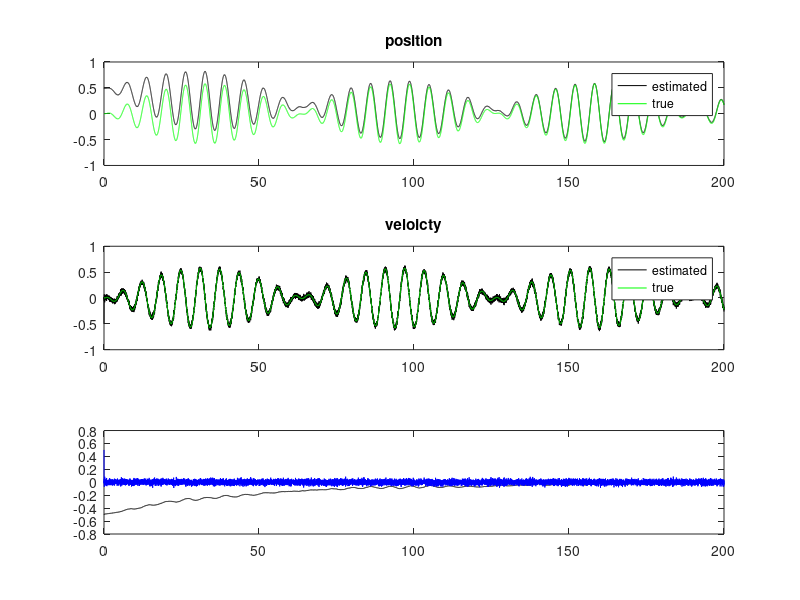

Here is the MATLAB script that generated this plot: (Note: this script raises an error after producing the figure.)
% Demonstration of how, for a system with kindly coupled dynamics,
% you can estimate absolute position from just velocity measurements.
% Observable is observable!

clear all;
close all;
clc

% x1dot = x2  (position velocity relationship)
% x2dot = -k*x1 -b*x2 + u  (simple linear system)
A_true = [0, 1; -2.3, -3.2];
B_true = [0; 1];
sys_true = ss(A_true, B_true, eye(2), 0)

% We'll push the system around in an interesting way
% to get some response data, the state x for T seconds
T = 200;
dt = 0.01;
t = [0 : dt : T];
u = 2 * sin(0.05*t) .* cos(t);
x = lsim(sys_true, u, t);
% plot(t, x(:,1), 'g', t, x(:,2), 'b', t, u, 'r')
% legend('position', 'velocity', 'input')

% Suppose we only have velocity readings
% and our model is imperfect
A = round(A_true);
B = B_true;
C = [0, 1];
D = 0;
sys = ss(A, B, C, D)

% Theory says it's fine
observability = rank(obsv(sys))

% Throw some noise on the velocity values from the previous sim
noise_mag = 0.03;
y = x(:,2) + noise_mag*randn(size(t))';

% Observer system
% change in xhat = predicted xhat + correction feedback
% xhatdot = A*xhat + L*(y - C*xhat)
%         = (A - LC)*xhat + L*y
observer_poles = [0.02; 220] .* eig(A);  % hand tuned
L = place(A', C', observer_poles)'
A_obs = A - L*C;
B_obs = L;
sys_obs = ss(A_obs, B_obs, eye(2), 0);

% Have it track state, with incorrect initial condition
xhat0 = [0.5, -0.5];
xhat = lsim(sys_obs, y, t, xhat0);

% Velocity filtering effect
figure;
subplot(3,1,2);
plot(t, xhat(:,2), 'k', t, x(:,2), 'g');
legend('estimated', 'true');
title('veloicty');

% Position reconstruction effect
subplot(3,1,1);
plot(t, xhat(:,1), 'k', t, x(:,1), 'g');
legend('estimated', 'true');
title('position');

% Estimation errors
subplot(3,1,3);
plot(t, x(:,1)-xhat(:,1), 'k', t, x(:,2)-xhat(:,2), 'b');
legend('position', 'velocity');
title('estimation erros');

rms_position_error = rms(x(:,1)-xhat(:,1))
rms_velocity_error = rms(x(:,2)-xhat(:,2))




